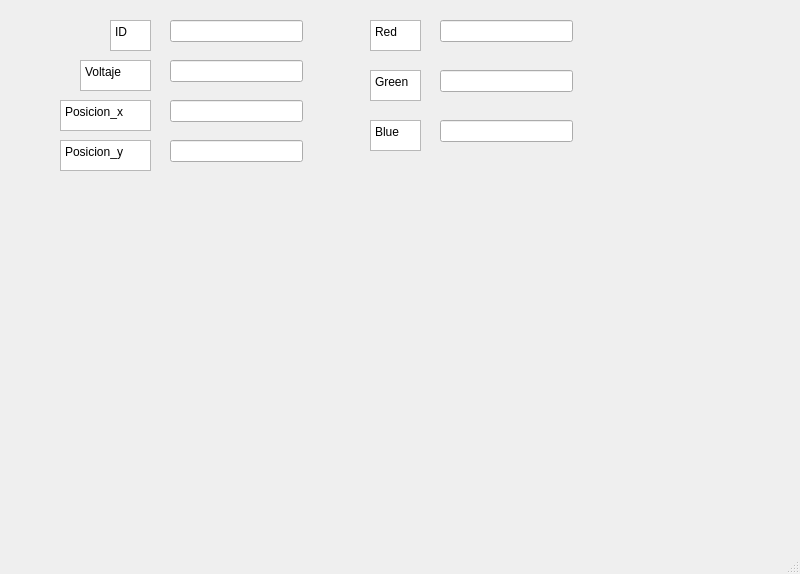
<?xml version="1.0" encoding="UTF-8"?>
<ui version="4.0">
 <class>MainWindow</class>
 <widget class="QMainWindow" name="MainWindow">
  <property name="geometry">
   <rect>
    <x>0</x>
    <y>0</y>
    <width>800</width>
    <height>574</height>
   </rect>
  </property>
  <property name="windowTitle">
   <string>MainWindow</string>
  </property>
  <widget class="QWidget" name="centralwidget">
   <widget class="QLineEdit" name="lineEdit">
    <property name="geometry">
     <rect>
      <x>170</x>
      <y>20</y>
      <width>133</width>
      <height>22</height>
     </rect>
    </property>
   </widget>
   <widget class="QTextEdit" name="textEdit">
    <property name="geometry">
     <rect>
      <x>110</x>
      <y>20</y>
      <width>41</width>
      <height>31</height>
     </rect>
    </property>
    <property name="html">
     <string>&lt;!DOCTYPE HTML PUBLIC &quot;-//W3C//DTD HTML 4.0//EN&quot; &quot;http://www.w3.org/TR/REC-html40/strict.dtd&quot;&gt;
&lt;html&gt;&lt;head&gt;&lt;meta name=&quot;qrichtext&quot; content=&quot;1&quot; /&gt;&lt;meta charset=&quot;utf-8&quot; /&gt;&lt;style type=&quot;text/css&quot;&gt;
p, li { white-space: pre-wrap; }
hr { height: 1px; border-width: 0; }
li.unchecked::marker { content: &quot;\2610&quot;; }
li.checked::marker { content: &quot;\2612&quot;; }
&lt;/style&gt;&lt;/head&gt;&lt;body style=&quot; font-family:'Segoe UI'; font-size:9pt; font-weight:400; font-style:normal;&quot;&gt;
&lt;p style=&quot; margin-top:0px; margin-bottom:0px; margin-left:0px; margin-right:0px; -qt-block-indent:0; text-indent:0px;&quot;&gt;ID&lt;/p&gt;&lt;/body&gt;&lt;/html&gt;</string>
    </property>
   </widget>
   <widget class="QTextEdit" name="textEdit_2">
    <property name="geometry">
     <rect>
      <x>80</x>
      <y>60</y>
      <width>71</width>
      <height>31</height>
     </rect>
    </property>
    <property name="html">
     <string>&lt;!DOCTYPE HTML PUBLIC &quot;-//W3C//DTD HTML 4.0//EN&quot; &quot;http://www.w3.org/TR/REC-html40/strict.dtd&quot;&gt;
&lt;html&gt;&lt;head&gt;&lt;meta name=&quot;qrichtext&quot; content=&quot;1&quot; /&gt;&lt;meta charset=&quot;utf-8&quot; /&gt;&lt;style type=&quot;text/css&quot;&gt;
p, li { white-space: pre-wrap; }
hr { height: 1px; border-width: 0; }
li.unchecked::marker { content: &quot;\2610&quot;; }
li.checked::marker { content: &quot;\2612&quot;; }
&lt;/style&gt;&lt;/head&gt;&lt;body style=&quot; font-family:'Segoe UI'; font-size:9pt; font-weight:400; font-style:normal;&quot;&gt;
&lt;p style=&quot; margin-top:0px; margin-bottom:0px; margin-left:0px; margin-right:0px; -qt-block-indent:0; text-indent:0px;&quot;&gt;Voltaje&lt;/p&gt;&lt;/body&gt;&lt;/html&gt;</string>
    </property>
   </widget>
   <widget class="QLineEdit" name="lineEdit_2">
    <property name="geometry">
     <rect>
      <x>170</x>
      <y>60</y>
      <width>133</width>
      <height>22</height>
     </rect>
    </property>
   </widget>
   <widget class="QTextEdit" name="textEdit_3">
    <property name="geometry">
     <rect>
      <x>60</x>
      <y>100</y>
      <width>91</width>
      <height>31</height>
     </rect>
    </property>
    <property name="html">
     <string>&lt;!DOCTYPE HTML PUBLIC &quot;-//W3C//DTD HTML 4.0//EN&quot; &quot;http://www.w3.org/TR/REC-html40/strict.dtd&quot;&gt;
&lt;html&gt;&lt;head&gt;&lt;meta name=&quot;qrichtext&quot; content=&quot;1&quot; /&gt;&lt;meta charset=&quot;utf-8&quot; /&gt;&lt;style type=&quot;text/css&quot;&gt;
p, li { white-space: pre-wrap; }
hr { height: 1px; border-width: 0; }
li.unchecked::marker { content: &quot;\2610&quot;; }
li.checked::marker { content: &quot;\2612&quot;; }
&lt;/style&gt;&lt;/head&gt;&lt;body style=&quot; font-family:'Segoe UI'; font-size:9pt; font-weight:400; font-style:normal;&quot;&gt;
&lt;p style=&quot; margin-top:0px; margin-bottom:0px; margin-left:0px; margin-right:0px; -qt-block-indent:0; text-indent:0px;&quot;&gt;Posicion_x&lt;/p&gt;&lt;/body&gt;&lt;/html&gt;</string>
    </property>
   </widget>
   <widget class="QLineEdit" name="lineEdit_3">
    <property name="geometry">
     <rect>
      <x>170</x>
      <y>100</y>
      <width>133</width>
      <height>22</height>
     </rect>
    </property>
   </widget>
   <widget class="QTextEdit" name="textEdit_4">
    <property name="geometry">
     <rect>
      <x>60</x>
      <y>140</y>
      <width>91</width>
      <height>31</height>
     </rect>
    </property>
    <property name="html">
     <string>&lt;!DOCTYPE HTML PUBLIC &quot;-//W3C//DTD HTML 4.0//EN&quot; &quot;http://www.w3.org/TR/REC-html40/strict.dtd&quot;&gt;
&lt;html&gt;&lt;head&gt;&lt;meta name=&quot;qrichtext&quot; content=&quot;1&quot; /&gt;&lt;meta charset=&quot;utf-8&quot; /&gt;&lt;style type=&quot;text/css&quot;&gt;
p, li { white-space: pre-wrap; }
hr { height: 1px; border-width: 0; }
li.unchecked::marker { content: &quot;\2610&quot;; }
li.checked::marker { content: &quot;\2612&quot;; }
&lt;/style&gt;&lt;/head&gt;&lt;body style=&quot; font-family:'Segoe UI'; font-size:9pt; font-weight:400; font-style:normal;&quot;&gt;
&lt;p style=&quot; margin-top:0px; margin-bottom:0px; margin-left:0px; margin-right:0px; -qt-block-indent:0; text-indent:0px;&quot;&gt;Posicion_y&lt;/p&gt;&lt;/body&gt;&lt;/html&gt;</string>
    </property>
   </widget>
   <widget class="QLineEdit" name="lineEdit_4">
    <property name="geometry">
     <rect>
      <x>170</x>
      <y>140</y>
      <width>133</width>
      <height>22</height>
     </rect>
    </property>
   </widget>
   <widget class="QTextBrowser" name="textBrowser">
    <property name="geometry">
     <rect>
      <x>370</x>
      <y>20</y>
      <width>51</width>
      <height>31</height>
     </rect>
    </property>
    <property name="html">
     <string>&lt;!DOCTYPE HTML PUBLIC &quot;-//W3C//DTD HTML 4.0//EN&quot; &quot;http://www.w3.org/TR/REC-html40/strict.dtd&quot;&gt;
&lt;html&gt;&lt;head&gt;&lt;meta name=&quot;qrichtext&quot; content=&quot;1&quot; /&gt;&lt;meta charset=&quot;utf-8&quot; /&gt;&lt;style type=&quot;text/css&quot;&gt;
p, li { white-space: pre-wrap; }
hr { height: 1px; border-width: 0; }
li.unchecked::marker { content: &quot;\2610&quot;; }
li.checked::marker { content: &quot;\2612&quot;; }
&lt;/style&gt;&lt;/head&gt;&lt;body style=&quot; font-family:'Segoe UI'; font-size:9pt; font-weight:400; font-style:normal;&quot;&gt;
&lt;p style=&quot; margin-top:0px; margin-bottom:0px; margin-left:0px; margin-right:0px; -qt-block-indent:0; text-indent:0px;&quot;&gt;Red&lt;/p&gt;&lt;/body&gt;&lt;/html&gt;</string>
    </property>
   </widget>
   <widget class="QTextBrowser" name="textBrowser_2">
    <property name="geometry">
     <rect>
      <x>370</x>
      <y>70</y>
      <width>51</width>
      <height>31</height>
     </rect>
    </property>
    <property name="html">
     <string>&lt;!DOCTYPE HTML PUBLIC &quot;-//W3C//DTD HTML 4.0//EN&quot; &quot;http://www.w3.org/TR/REC-html40/strict.dtd&quot;&gt;
&lt;html&gt;&lt;head&gt;&lt;meta name=&quot;qrichtext&quot; content=&quot;1&quot; /&gt;&lt;meta charset=&quot;utf-8&quot; /&gt;&lt;style type=&quot;text/css&quot;&gt;
p, li { white-space: pre-wrap; }
hr { height: 1px; border-width: 0; }
li.unchecked::marker { content: &quot;\2610&quot;; }
li.checked::marker { content: &quot;\2612&quot;; }
&lt;/style&gt;&lt;/head&gt;&lt;body style=&quot; font-family:'Segoe UI'; font-size:9pt; font-weight:400; font-style:normal;&quot;&gt;
&lt;p style=&quot; margin-top:0px; margin-bottom:0px; margin-left:0px; margin-right:0px; -qt-block-indent:0; text-indent:0px;&quot;&gt;Green&lt;/p&gt;&lt;/body&gt;&lt;/html&gt;</string>
    </property>
   </widget>
   <widget class="QTextBrowser" name="textBrowser_3">
    <property name="geometry">
     <rect>
      <x>370</x>
      <y>120</y>
      <width>51</width>
      <height>31</height>
     </rect>
    </property>
    <property name="html">
     <string>&lt;!DOCTYPE HTML PUBLIC &quot;-//W3C//DTD HTML 4.0//EN&quot; &quot;http://www.w3.org/TR/REC-html40/strict.dtd&quot;&gt;
&lt;html&gt;&lt;head&gt;&lt;meta name=&quot;qrichtext&quot; content=&quot;1&quot; /&gt;&lt;meta charset=&quot;utf-8&quot; /&gt;&lt;style type=&quot;text/css&quot;&gt;
p, li { white-space: pre-wrap; }
hr { height: 1px; border-width: 0; }
li.unchecked::marker { content: &quot;\2610&quot;; }
li.checked::marker { content: &quot;\2612&quot;; }
&lt;/style&gt;&lt;/head&gt;&lt;body style=&quot; font-family:'Segoe UI'; font-size:9pt; font-weight:400; font-style:normal;&quot;&gt;
&lt;p style=&quot; margin-top:0px; margin-bottom:0px; margin-left:0px; margin-right:0px; -qt-block-indent:0; text-indent:0px;&quot;&gt;Blue&lt;/p&gt;&lt;/body&gt;&lt;/html&gt;</string>
    </property>
   </widget>
   <widget class="QLineEdit" name="lineEdit_5">
    <property name="geometry">
     <rect>
      <x>440</x>
      <y>20</y>
      <width>133</width>
      <height>22</height>
     </rect>
    </property>
   </widget>
   <widget class="QLineEdit" name="lineEdit_6">
    <property name="geometry">
     <rect>
      <x>440</x>
      <y>120</y>
      <width>133</width>
      <height>22</height>
     </rect>
    </property>
   </widget>
   <widget class="QLineEdit" name="lineEdit_7">
    <property name="geometry">
     <rect>
      <x>440</x>
      <y>70</y>
      <width>133</width>
      <height>22</height>
     </rect>
    </property>
   </widget>
   <zorder>textEdit_4</zorder>
   <zorder>textEdit_3</zorder>
   <zorder>textEdit_2</zorder>
   <zorder>textEdit</zorder>
   <zorder>lineEdit</zorder>
   <zorder>lineEdit_2</zorder>
   <zorder>lineEdit_3</zorder>
   <zorder>lineEdit_4</zorder>
   <zorder>textBrowser</zorder>
   <zorder>textBrowser_2</zorder>
   <zorder>textBrowser_3</zorder>
   <zorder>lineEdit_5</zorder>
   <zorder>lineEdit_6</zorder>
   <zorder>lineEdit_7</zorder>
  </widget>
  <widget class="QMenuBar" name="menubar">
   <property name="geometry">
    <rect>
     <x>0</x>
     <y>0</y>
     <width>800</width>
     <height>22</height>
    </rect>
   </property>
  </widget>
  <widget class="QStatusBar" name="statusbar"/>
 </widget>
 <resources/>
 <connections/>
</ui>
